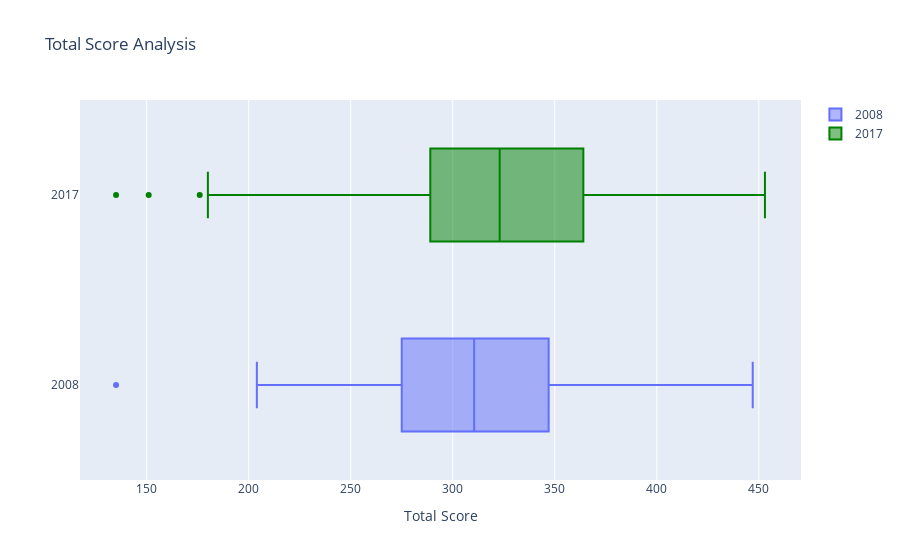

This figure's notebook cell:
### Code cell
trace=go.Box(x=season_wise[season_wise['season']==2017]['total_runs'], name='2017', marker={'color':'green'})
trace1=go.Box(x=season_wise[season_wise['season']==2008]['total_runs'], name='2008')

data=[trace1, trace]
layout=go.Layout(title='Total Score Analysis',
                xaxis={'title': 'Total Score'})
fig= go.Figure(data=data, layout=layout)
fig.show()

### Figure 1 — Plotly figure (JSON) as saved in the notebook; plotly's stock layout.template omitted (floating-point values rounded to 4 significant figures)
{"data": [{"name": "2008", "type": "box", "x": [304, 447, 261, 331, 222, 334, 285, 410, 431, 298, 273, 299, 309, 320, 343, 275, 372, 331, 347, 341, 336, 347, 295, 219, 253, 292, 207, 375, 253, 281, 248, 344, 385, 315, 287, 243, 314, 401, 376, 135, 212, 329, 331, 204, 312, 297, 377, 238, 353, 355, 412, 309, 349, 291, 295, 279, 228, 327]}, {"marker": {"color": "green"}, "name": "2017", "type": "box", "x": [379, 371, 367, 327, 299, 275, 358, 298, 313, 317, 341, 287, 343, 327, 325, 353, 295, 337, 313, 405, 367, 397, 375, 270, 355, 350, 180, 317, 366, 269, 321, 388, 253, 323, 135, 370, 327, 328, 374, 313, 422, 257, 284, 278, 317, 381, 278, 320, 392, 453, 329, 312, 337, 151, 312, 304, 176, 218, 257]}], "layout": {"autosize": true, "title": {"text": "Total Score Analysis"}, "xaxis": {"autorange": true, "range": [117.3, 470.7], "title": {"text": "Total Score"}, "type": "linear"}, "yaxis": {"autorange": true, "range": [-0.5, 1.5], "type": "category"}}}
